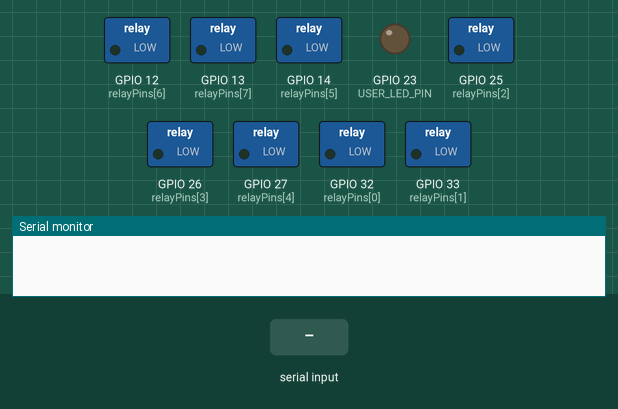
The sketch below on a simulated ESP32. On the bench: switched loads named in the sketch (green lamp = pin HIGH), output pins drawn as LEDs (lit = HIGH), the last lines printed to the serial monitor. Dashed ring = blinking. The test bench sets the inputs (shaded band).

Above: at 2.2 s.
2.3 s: "G\n" received over Serial
At 2.6 s:
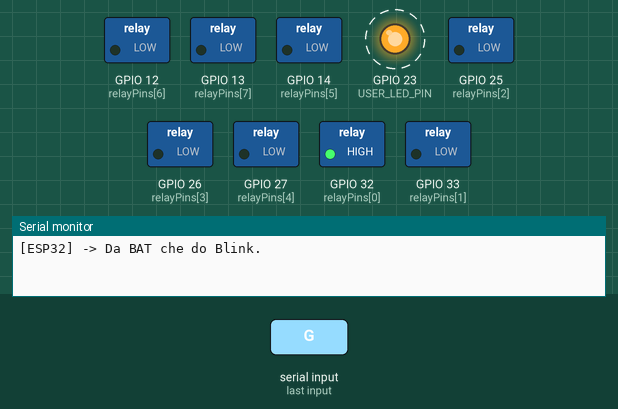
At 3.0 s:
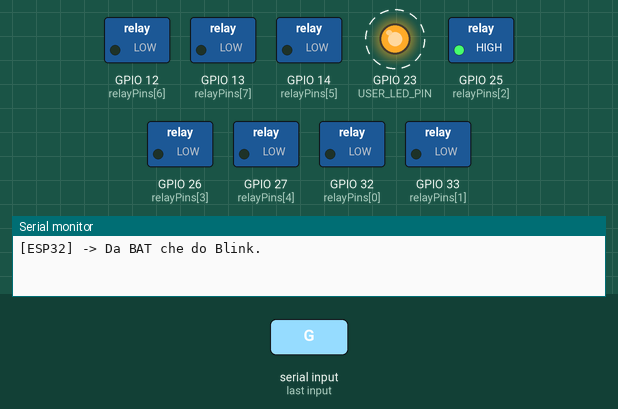
5.3 s: "S\n" received over Serial
At 6.3 s:
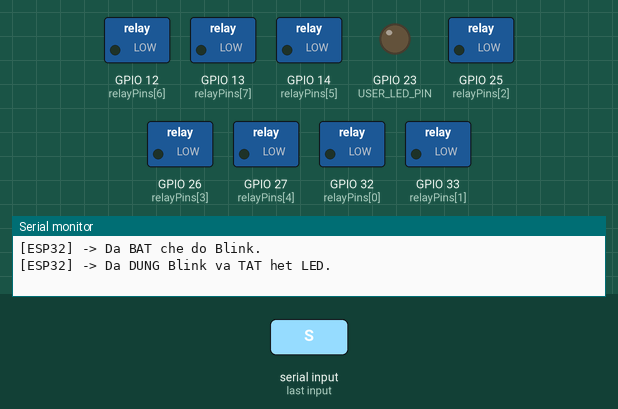
Timing chart, 0 to 8.3 s (numbered marks = the images above; inputs shaded):
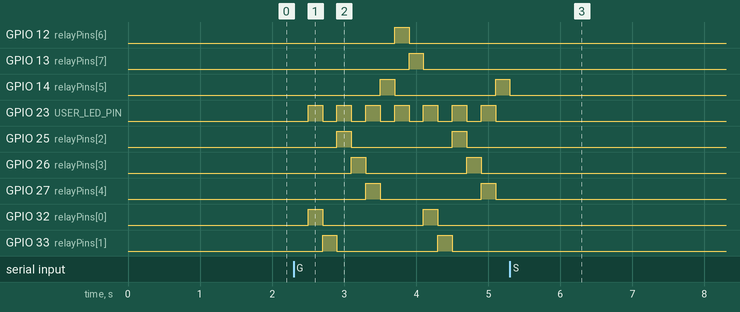

The sketch:

sketch_nov9a.ino
```cpp
#include <Arduino.h>

const int relayPins[] = {32, 33, 25, 26, 27, 14, 12, 13};
const int numRelays = sizeof(relayPins) / sizeof(relayPins[0]);

const int USER_LED_PIN = 23;

#define RELAY_ON   HIGH
#define RELAY_OFF  LOW

// Các biến trạng thái điều khiển qua UART
bool isBlinking = false;       // Trạng thái cho phép nháy hay không
int blinkDelay = 200;          // Tốc độ nháy (ms)
unsigned long previousMillis = 0;
int currentStep = 0;

void turnAllOff() {
  for (int i = 0; i < numRelays; i++) {
    digitalWrite(relayPins[i], RELAY_OFF);
  }
  digitalWrite(USER_LED_PIN, LOW);
}

void setup() {
  Serial.begin(115200);
  delay(1000);
  for (int i = 0; i < numRelays; i++) {
    pinMode(relayPins[i], OUTPUT);
    digitalWrite(relayPins[i], RELAY_OFF);
  }
  pinMode(USER_LED_PIN, OUTPUT);
  digitalWrite(USER_LED_PIN, LOW);
}

void loop() {
  if (Serial.available() > 0) {
    String cmd = Serial.readStringUntil('\n');
    cmd.trim();
    cmd.toUpperCase();

    if (cmd == "G") {
      isBlinking = true;
      currentStep = 0;
      previousMillis = millis();
      Serial.println("[ESP32] -> Da BAT che do Blink.");
    }
    else if (cmd == "S") {
      isBlinking = false;
      turnAllOff();
      Serial.println("[ESP32] -> Da DUNG Blink va TAT het LED.");
    }
    else if (cmd.startsWith("P ")) {
      int newSpeed = cmd.substring(2).toInt();
      if (newSpeed >= 20 && newSpeed <= 5000) {
        blinkDelay = newSpeed;
        Serial.printf("[ESP32] -> Toc do blink moi: %d ms\n", blinkDelay);
      } else {
        Serial.println("[ESP32] -> Toc do khong hop le (20 - 5000 ms).");
      }
    }
    else if (cmd.length() > 0) {
      Serial.println("[ESP32] -> Lenh khong xac dinh: " + cmd);
    }
  }

  // 2. Chạy hiệu ứng Blink không dùng delay() (Non-blocking) để UART luôn phản hồi tức thì
  if (isBlinking) {
    unsigned long currentMillis = millis();
    if (currentMillis - previousMillis >= blinkDelay) {
      previousMillis = currentMillis;

      // Tắt tất cả các đèn
      for (int j = 0; j < numRelays; j++) {
        digitalWrite(relayPins[j], RELAY_OFF);
      }

      // Bật duy nhất LED ở vị trí hiện tại
      digitalWrite(relayPins[currentStep], RELAY_ON);

      // Nhấp nháy kèm User LED ở chân 23 để theo dõi
      digitalWrite(USER_LED_PIN, (currentStep % 2 == 0) ? HIGH : LOW);

      // Chuyển sang LED tiếp theo
      currentStep++;
      if (currentStep >= numRelays) {
        currentStep = 0;
      }
    }
  }
}
```

Measured:
- after the input at 2.3 s, GPIO 12 (relayPins[6]): LOW → HIGH after 1.4 s, → LOW 0.20 s later; GPIO 13 (relayPins[7]): LOW → HIGH after 1.6 s, → LOW 0.20 s later
- after the input at 5.3 s, GPIO 12 (relayPins[6]), GPIO 13 (relayPins[7]), GPIO 23 (USER_LED_PIN), GPIO 25 (relayPins[2]), GPIO 26 (relayPins[3]), GPIO 27 (relayPins[4]), GPIO 32 (relayPins[0]), GPIO 33 (relayPins[1]): stops changing and stays LOW; GPIO 14 (relayPins[5]): goes on until 5.3 s, then stays LOW
